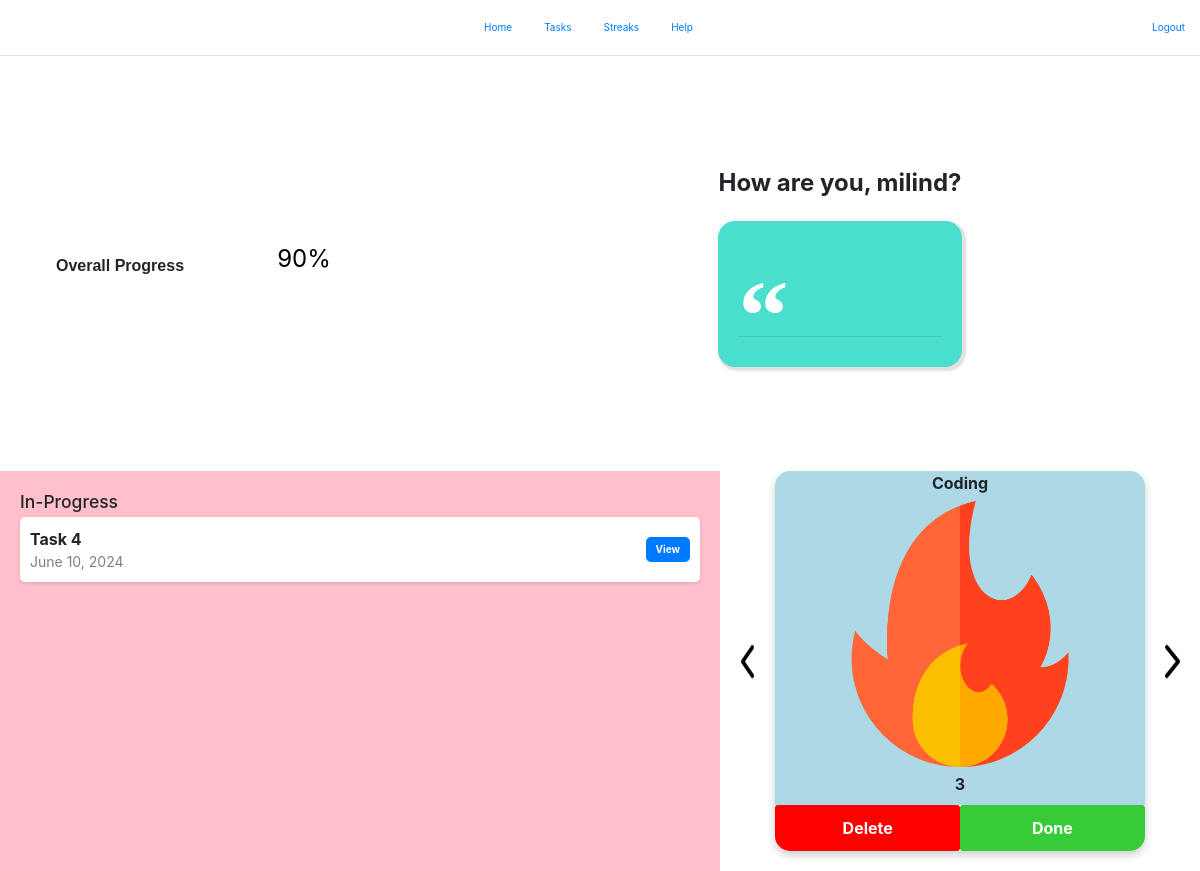
Page / (signed in) on the earlier database version.
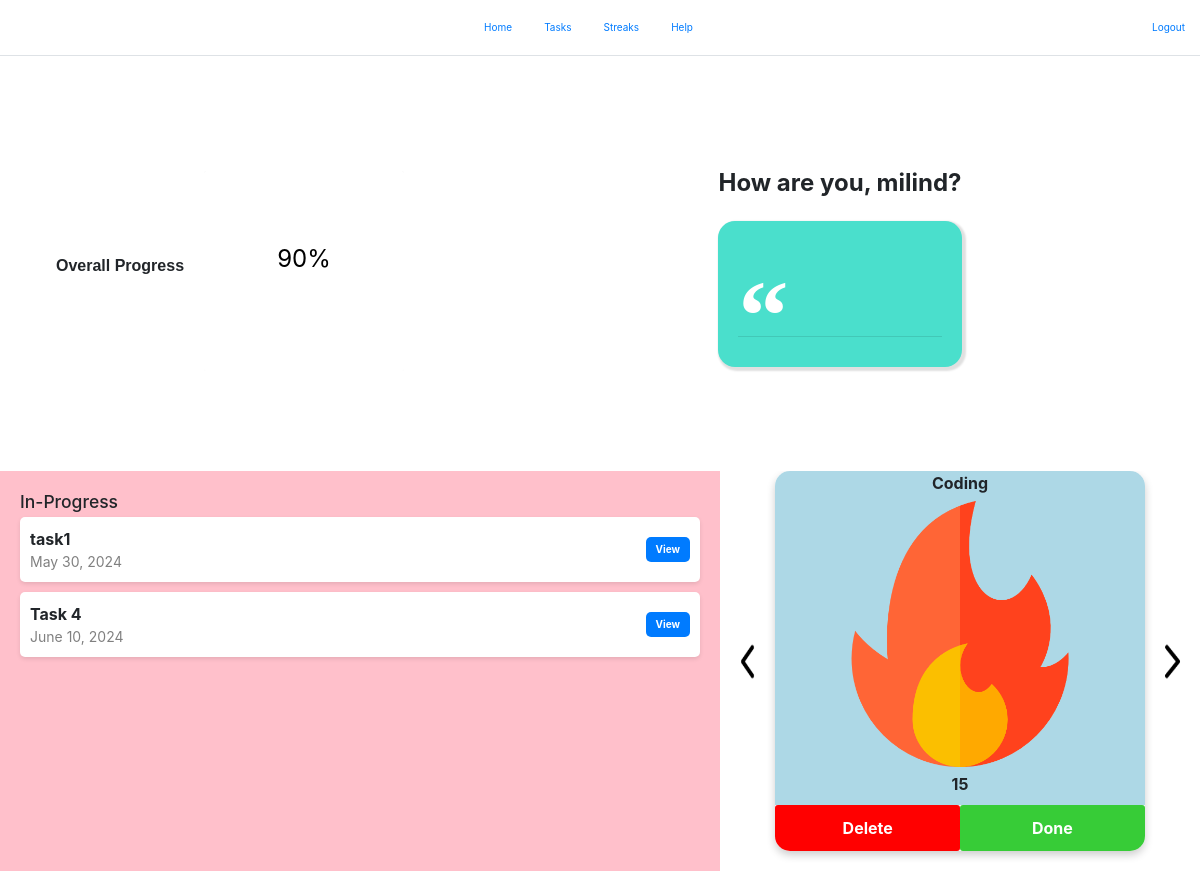
Same page on the later database version.
### Tasks/models.py (models this page shows, shortened)
class Task(models.Model):
    TO_DO = 'to-do'
    IN_PROGRESS = 'in progress'
    DONE = 'done'
    PROGRESS_STATUS_CHOICES = [
        (TO_DO, 'To-Do'),
        (IN_PROGRESS, 'In Progress'),
        (DONE, 'Done'),
    ]
    title = models.CharField(max_length=255)
    due_date = models.DateField()
    created_date = models.DateTimeField(auto_now_add=True)
    description = models.TextField()
    progress_status = models.CharField(
        max_length=20,
        choices=PROGRESS_STATUS_CHOICES,
        default=TO_DO,
    )
    owner = models.ForeignKey('auth.User', related_name='tasks',on_delete=models.CASCADE)

### myapp/views.py (the view)
# urls.py: path("",HomeView.as_view(), name='home'),
class HomeView(LoginRequiredMixin, TemplateView):
    template_name = 'home.html'
    def get_context_data(self, **kwargs):
        context = super().get_context_data(**kwargs)
        in_progress_tasks = Task.objects.filter(owner=self.request.user, progress_status=Task.IN_PROGRESS)
        context['in_progress_tasks'] = in_progress_tasks
        try:
            first_streak = Streak.objects.filter(owner=self.request.user).first()
            if first_streak:
                streak_data = {
                    'title': first_streak.title,
                    'days': first_streak.days,
                    'id' : first_streak.id,
                }
                context['streak'] = streak_data
            else:
                context['streak'] = None
        except Streak.DoesNotExist:
            context['streak'] = None
        return context

### templates/home.html (shortened to what this page needs)
{% extends "base.html" %}
{% block content %}
{% load static %}
<div class="red-half">
    <div class="left-section">
            <p>Overall Progress</p>
            <div class="progress blue">
                <span class="progress-left">
                </span>
                <span class="progress-right">
                </span>
                <div class="progress-value">90%</div>
            </div>
    </div>
    <div class="right-section">
        <div>
            <p class="greeting">How are you, {{ user.username }}?</p>
            <blockquote class="quote-box">
                <p class="quotation-mark">“</p>
                <hr>
            </blockquote>
        </div>
    </div>
</div>
<div class="green-half">
    <div class="pink-section">
        <h3 class="tasks-title">In-Progress</h3>
        {% for task in in_progress_tasks %}
        <div class="task-bar">
            <div>
                <div class="task-title">{{ task.title }}</div>
                <div class="task-date">{{ task.due_date }}</div>
            </div>
            <button class="task-button">View</button>
        </div>
        {% endfor %}
    </div>
    <div class="orange-section">
        <div class="left-button">
            <img src="{% static 'icons/left.png' %}" alt="">
        </div>
        <div class="floating-card">
            <div class="img-text">
                <div class="streak-title">{{ streak.title }}</div> </div>
            <div class="img-container">
                <img src="{% static 'icons/streak.png' %}" alt="Streak Image" class="floating-card-image">
            </div>
            <div class="streak-info">
                <p>{{ streak.days }}</p> </div>
            <div class="streak-buttons">
                <button class="button-red">Delete</button>
                <button class="button-green">Done</button>
            </div>
        </div>
        <div class="right-button">
            <img src="{% static 'icons/next.png' %}" alt="">
        </div>
    </div>
</div>
{% endblock %}

Differences in the rows shown:
now on this page (row edited): Task: title "task1", due_date "May 30, 2024"
Other differences:
{{ streak.days }}: "3" → "15"
